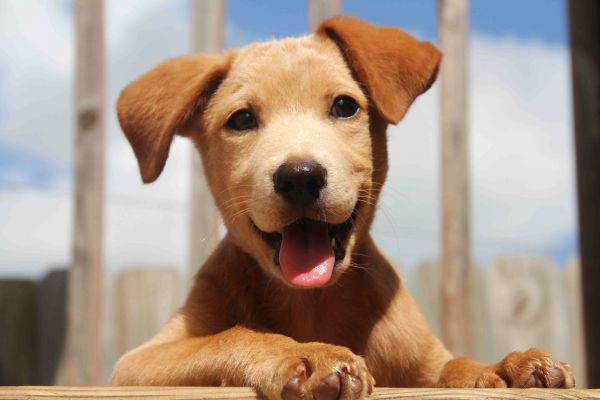
#> input picture ncnu-course/tensorflow-course/demo/w11-data/puppy.png, 600 x 400 px, found by its file name
$ python image-processing-1.py   (older library calls are emulated)
#> lines starting #> are read from the running program, lines starting #| are printed output that depends on the picture
from scipy import misc
dog = misc.imread('w11-data/puppy.png')
#> dog is the input picture: shape (400, 600, 3); mean R, G, B 166.7, 146.7, 131.5
red_dog = dog[:,:,0]
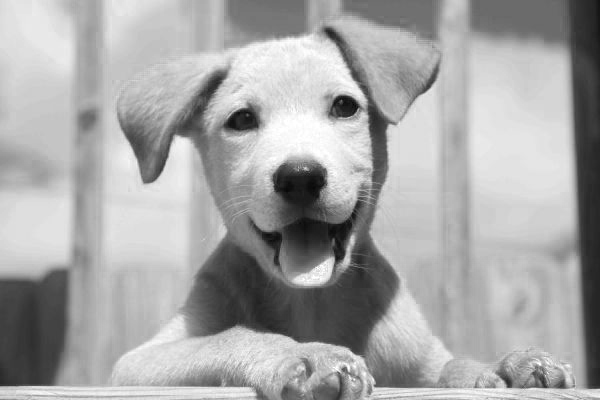
#> red_dog: shape (400, 600); min 1, max 255, mean 166.7
green_dog = dog[:,:,1]
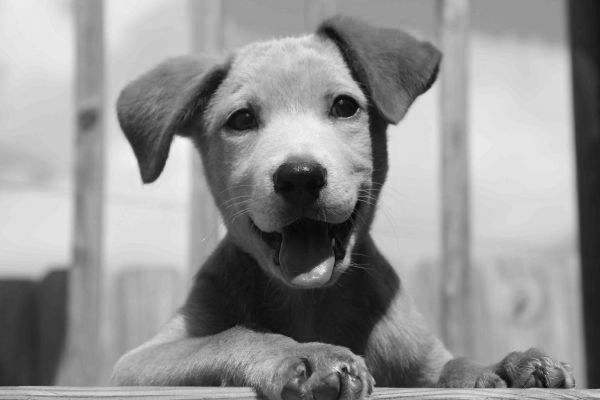
#> green_dog: shape (400, 600); min 0, max 247, mean 146.7
blue_dog = dog[:,:,2]
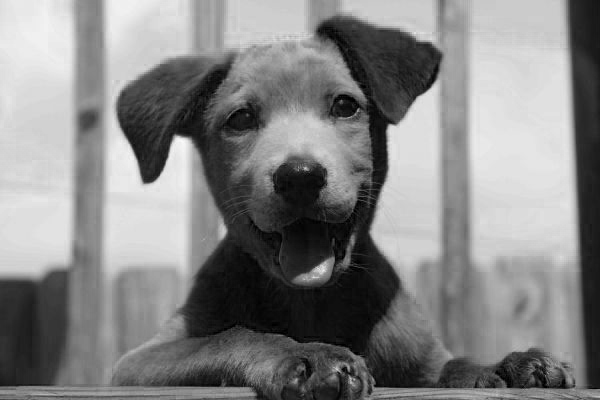
#> blue_dog: shape (400, 600); min 0, max 250, mean 131.5
print(blue_dog)
#> (printed output is left out)
import matplotlib.pyplot
matplotlib.pyplot.imshow(red_dog, cmap = matplotlib.cm.Greys_r)
matplotlib.pyplot.show()
